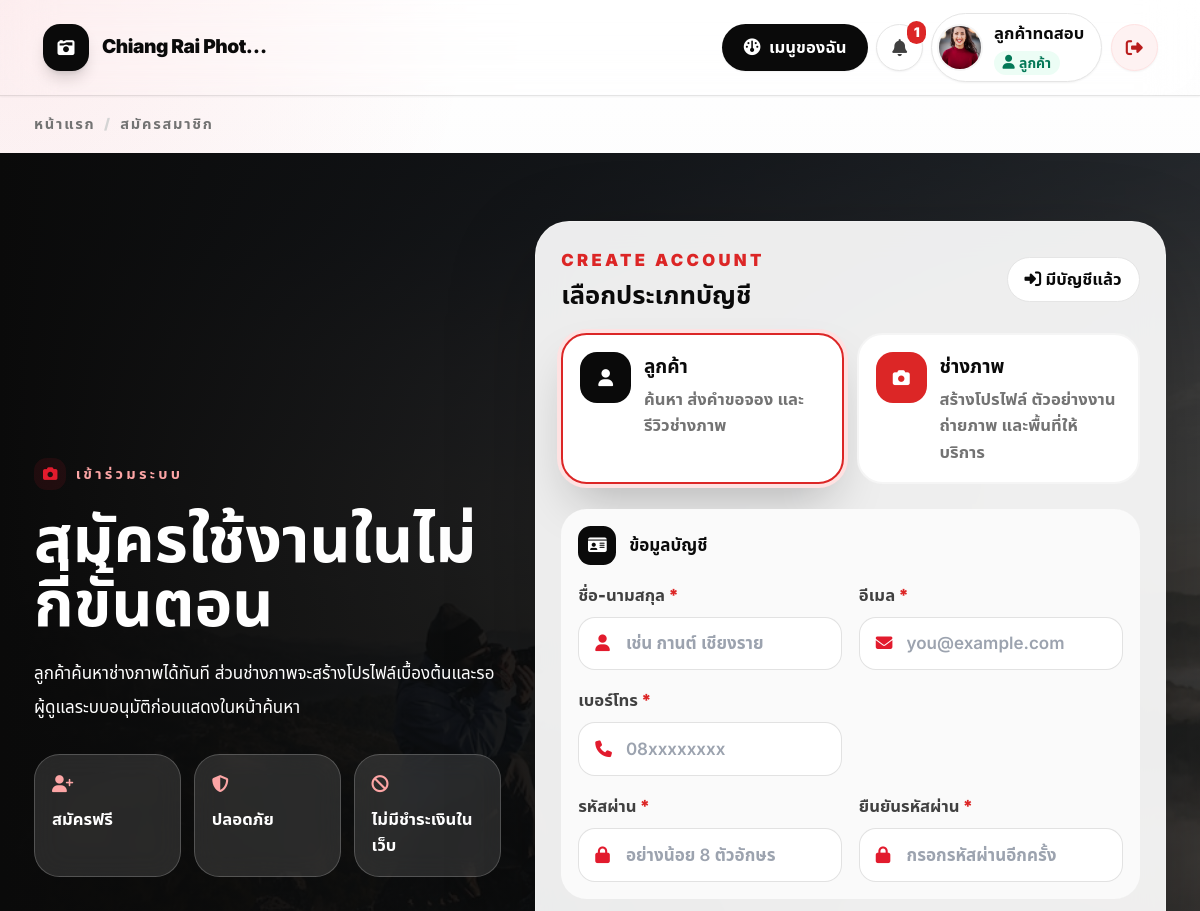
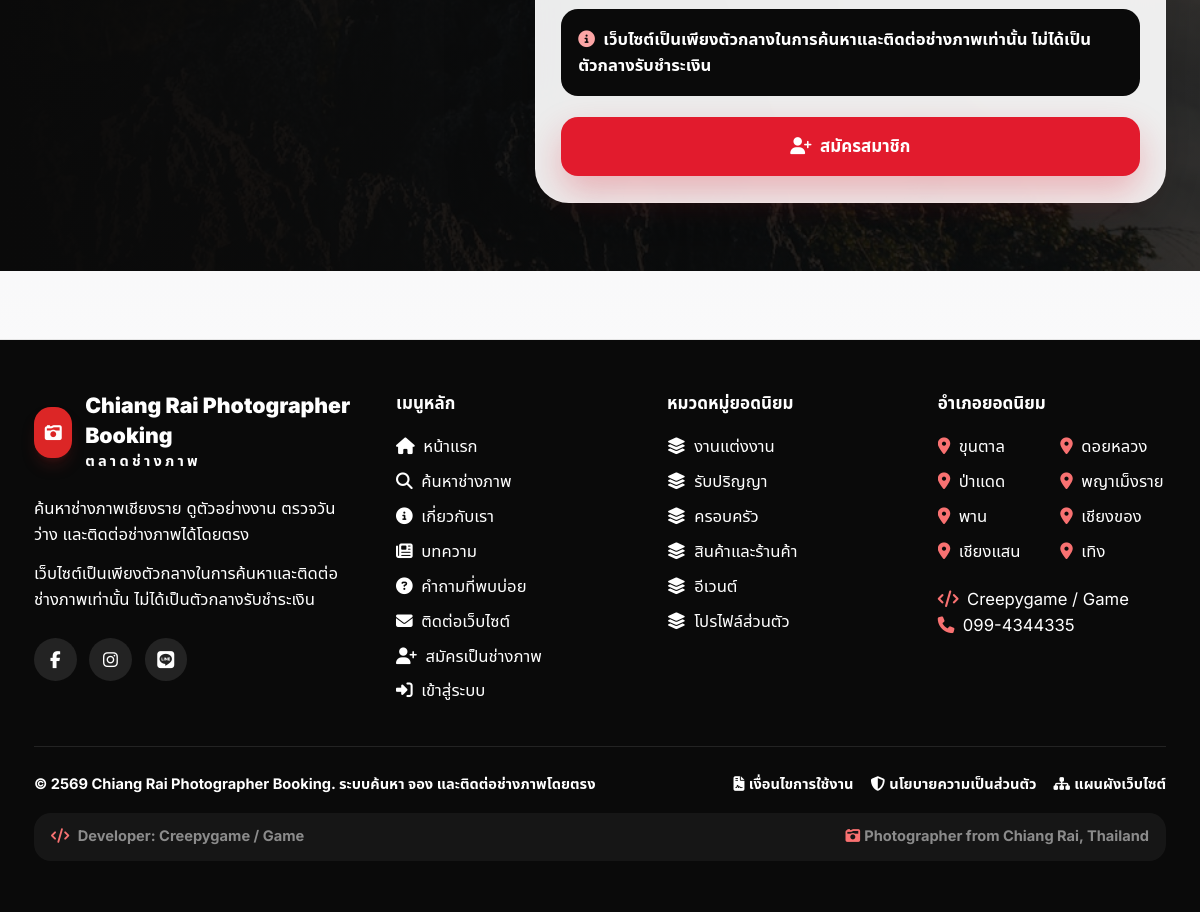
Page /register.php (signed in) on the committed database (2 pictures, top to bottom).
### tables this page shows
CREATE TABLE users (
  id INT UNSIGNED AUTO_INCREMENT PRIMARY KEY,
  role_id INT UNSIGNED NOT NULL,
  name VARCHAR(150) NOT NULL,
  email VARCHAR(190) NOT NULL,
  phone VARCHAR(50) NULL,
  password VARCHAR(255) NOT NULL,
  avatar VARCHAR(255) NULL,
  status ENUM('active','pending','suspended') NOT NULL DEFAULT 'active',
  email_verified_at DATETIME NULL,
  last_login_at DATETIME NULL,
  remember_token VARCHAR(100) NULL,
  created_at TIMESTAMP NULL DEFAULT CURRENT_TIMESTAMP,
  updated_at TIMESTAMP NULL DEFAULT CURRENT_TIMESTAMP ON UPDATE CURRENT_TIMESTAMP,
  deleted_at DATETIME NULL,
  UNIQUE KEY uk_users_email (email),
  KEY idx_users_role (role_id),
  KEY idx_users_status (status),
  CONSTRAINT fk_users_role FOREIGN KEY (role_id) REFERENCES roles(id)
);

CREATE TABLE roles (
  id INT UNSIGNED AUTO_INCREMENT PRIMARY KEY,
  name VARCHAR(50) NOT NULL UNIQUE,
  display_name VARCHAR(100) NOT NULL,
  created_at TIMESTAMP NULL DEFAULT CURRENT_TIMESTAMP,
  updated_at TIMESTAMP NULL DEFAULT CURRENT_TIMESTAMP ON UPDATE CURRENT_TIMESTAMP
);

CREATE TABLE settings (
  id INT UNSIGNED AUTO_INCREMENT PRIMARY KEY,
  setting_key VARCHAR(120) NOT NULL,
  setting_value TEXT NULL,
  created_at TIMESTAMP NULL DEFAULT CURRENT_TIMESTAMP,
  updated_at TIMESTAMP NULL DEFAULT CURRENT_TIMESTAMP ON UPDATE CURRENT_TIMESTAMP,
  UNIQUE KEY uk_settings_key (setting_key)
);

CREATE TABLE service_categories (
  id INT UNSIGNED AUTO_INCREMENT PRIMARY KEY,
  name VARCHAR(120) NOT NULL,
  slug VARCHAR(160) NOT NULL,
  icon VARCHAR(80) NULL,
  description TEXT NULL,
  is_active TINYINT(1) NOT NULL DEFAULT 1,
  sort_order INT NOT NULL DEFAULT 0,
  created_at TIMESTAMP NULL DEFAULT CURRENT_TIMESTAMP,
  updated_at TIMESTAMP NULL DEFAULT CURRENT_TIMESTAMP ON UPDATE CURRENT_TIMESTAMP,
  deleted_at TIMESTAMP NULL DEFAULT NULL,
  UNIQUE KEY uk_service_categories_slug (slug),
  KEY idx_service_categories_active (is_active, sort_order),
  KEY idx_service_categories_deleted (deleted_at)
);

CREATE TABLE districts (
  id INT UNSIGNED AUTO_INCREMENT PRIMARY KEY,
  province_name VARCHAR(100) NOT NULL DEFAULT 'เชียงราย',
  district_name VARCHAR(100) NOT NULL,
  latitude DECIMAL(10,7) NOT NULL,
  longitude DECIMAL(10,7) NOT NULL,
  is_active TINYINT(1) NOT NULL DEFAULT 1,
  created_at TIMESTAMP NULL DEFAULT CURRENT_TIMESTAMP,
  updated_at TIMESTAMP NULL DEFAULT CURRENT_TIMESTAMP ON UPDATE CURRENT_TIMESTAMP,
  UNIQUE KEY uk_district_name (province_name, district_name),
  KEY idx_district_active (is_active)
);

### register.php (the view, shortened to what the rows shown need)
<?php
require_once __DIR__ . '/includes/functions.php';
$allowPhotographer = setting('allow_photographer_registration', '1') === '1';
$selectedAccountType = 'customer';
include __DIR__ . '/includes/header.php';
?>
<section class="relative overflow-hidden bg-neutral-950 text-white">
    <div class="relative stock-shell grid gap-8 px-4 py-12 sm:px-6 lg:grid-cols-[.85fr_1.15fr] lg:px-8 lg:py-16">
        <div class="flex flex-col justify-center">
            <h1 class="mt-4 text-4xl font-black leading-tight sm:text-6xl">สมัครใช้งานในไม่กี่ขั้นตอน</h1>
        </div>
        <form method="post" id="registerForm" class="glass-panel rounded-[2rem] p-4 text-neutral-950 sm:p-6" data-initial-role="<?= h($selectedAccountType) ?>">
            <div class="flex flex-wrap items-center justify-between gap-4">
                <div>
                    <h2 class="mt-1 text-2xl font-black">เลือกประเภทบัญชี</h2>
                </div>
            </div>
        </form>
    </div>
</section>
<?php include __DIR__ . '/includes/footer.php'; ?>

### includes/navbar.php (shortened to what the rows shown need)
<?php
$me = current_user();
$unreadCount = 0;
$roleIcon = 'fa-user';
$roleLabel = '';
$roleClass = 'bg-neutral-100 text-neutral-700';
$userInitial = '';
$userAvatarUrl = '';
$workspacePath = '/login.php';
$workspaceLabel = 'เมนูของฉัน';
$workspaceIcon = 'fa-gauge';
$roleHomePath = '/login.php';
$notificationsHref = '/notifications.php';
$siteName = setting('site_name', 'Chiang RaiPhoto');
$siteLogo = setting('logo', '');
if ($me) {
    $unreadCount = unread_notifications_count((int)$me['id']);
    $workspacePath = user_workspace_path($me);
    $roleHomePath = dashboard_path((string)$me['role_name']);
    if ($me['role_name'] === 'customer') {
        $notificationsHref = '/customer/notifications.php';
    }
    $roleLabel = (string)$me['role_display'];
    $userInitial = mb_substr((string)$me['name'], 0, 1, 'UTF-8');
    $userAvatarUrl = user_avatar_url($me);
    if ($me['role_name'] === 'customer') {
        $roleIcon = 'fa-user';
        $roleClass = 'bg-emerald-50 text-emerald-700';
    }
}
?>
<nav class="sticky top-0 z-40 border-b border-black/10 bg-white/92 shadow-sm backdrop-blur-xl">
    <div class="mx-auto flex w-full max-w-[1880px] items-center gap-6 px-5 py-3 sm:px-7 lg:px-10">
        <div class="ml-auto hidden shrink-0 items-center gap-2 md:flex 2xl:gap-3">
            <?php if ($me): ?>
                <a class="inline-flex h-11 items-center rounded-full bg-neutral-950 px-5 text-sm font-black text-white shadow-sm transition hover:-translate-y-0.5 hover:bg-red-600 hover:shadow-lg" href="<?= h($workspacePath) ?>" title="<?= h($workspaceLabel) ?>">
                    <i class="fa-solid <?= h($workspaceIcon) ?> mr-2"></i><?= h($workspaceLabel) ?>
                </a>
                <a class="relative grid h-11 w-11 place-items-center rounded-full border border-neutral-200 bg-white text-neutral-700 shadow-sm transition hover:bg-neutral-950 hover:text-white" href="<?= h($notificationsHref) ?>" title="แจ้งเตือน">
                    <i class="fa-solid fa-bell"></i>
                    <?php if ($unreadCount > 0): ?>
                        <span class="absolute -right-1 -top-1 rounded-full bg-red-600 px-1.5 py-0.5 text-[10px] font-black text-white">
                            <?= $unreadCount ?>
                        </span>
                    <?php endif; ?>
                </a>
                <a class="flex min-w-0 items-center gap-3 rounded-full border border-neutral-200 bg-white py-1.5 pl-1.5 pr-4 shadow-sm transition hover:-translate-y-0.5 hover:border-neutral-300 hover:shadow-lg" href="<?= h($roleHomePath) ?>" title="กลับไปแดชบอร์ดหลัก">
                    <?php if ($userAvatarUrl !== ''): ?>
                        <img class="h-10 w-10 shrink-0 rounded-full object-cover ring-2 ring-neutral-100" src="<?= h($userAvatarUrl) ?>" alt="<?= h($me['name']) ?>">
                    <?php else: ?>
                        <span class="grid h-10 w-10 shrink-0 place-items-center rounded-full bg-neutral-950 text-sm font-black text-white">
                            <?= h($userInitial) ?>
                        </span>
                    <?php endif; ?>
                    <span class="min-w-0 leading-tight">
                        <span class="block max-w-[170px] truncate text-sm font-black text-neutral-950"><?= h($me['name']) ?></span>
                        <span class="mt-1 inline-flex items-center rounded-full px-2 py-0.5 text-[11px] font-black <?= h($roleClass) ?>">
                            <i class="fa-solid <?= h($roleIcon) ?> mr-1"></i><?= h($roleLabel) ?>
                        </span>
                    </span>
                </a>
                <a class="grid h-11 w-11 place-items-center rounded-full border border-red-100 bg-red-50 text-red-700 shadow-sm transition hover:bg-red-600 hover:text-white" href="/logout.php" title="ออกจากระบบ">
                    <i class="fa-solid fa-right-from-bracket"></i>
                </a>
            <?php endif; ?>
        </div>
    </div>
</nav>

### includes/footer.php (shortened to what the rows shown need)
</main>
<?php
$footerData = footer_public_data();
$footerCategories = $footerData['categories'];
$footerDistricts = $footerData['districts'];
$footerSiteName = setting('site_name', APP_NAME);
$footerText = setting('footer_text', '');
$footerPaymentDisclaimer = trim(setting('payment_disclaimer', PAYMENT_DISCLAIMER));
?>
<footer class="mt-16 border-t border-neutral-200 bg-neutral-950 text-white">
    <div class="stock-shell px-4 py-12 sm:px-6 lg:px-8">
        <div class="grid gap-10 lg:grid-cols-[1.4fr_1fr_1fr_1fr]">
            <div>
                <div class="flex items-center gap-3">
                    <div>
                        <div class="text-xl font-black text-white"><?= h($footerSiteName) ?></div>
                        <p class="text-xs font-black uppercase tracking-[0.22em] text-white/38">ตลาดช่างภาพ</p>
                    </div>
                </div>
            </div>
                    <?= clean_context_button('/register.php', ['role' => 'photographer'], '<i class="fa-solid fa-user-plus mr-2"></i>สมัครเป็นช่างภาพ', 'text-left hover:text-red-400') ?>
            <div>
                <div class="mt-4 grid gap-2 text-sm text-white/62">
                    <?php foreach ($footerCategories as $category): ?>
                        <?= clean_context_button('/photographers.php', ['category_id' => (int)$category['id']], '<i class="fa-solid fa-layer-group mr-2"></i>' . h($category['name']), 'text-left hover:text-red-400') ?>
                    <?php endforeach; ?>
                </div>
            </div>
            <div>
                <div class="mt-4 grid grid-cols-2 gap-x-4 gap-y-2 text-sm text-white/62">
                    <?php foreach ($footerDistricts as $district): ?>
                        <?= clean_context_button('/photographers.php', ['district_id' => (int)$district['id']], '<i class="fa-solid fa-location-dot mr-2 text-red-400"></i>' . h($district['district_name']), 'text-left hover:text-red-400 w-full truncate', 'block') ?>
                    <?php endforeach; ?>
                </div>
            </div>
        </div>
        <div class="mt-10 flex flex-wrap justify-between gap-4 border-t border-white/10 pt-6 text-xs font-bold text-white/42">
            <span>© <?= current_be_year() ?> <?= h(setting('site_name', APP_NAME)) ?>. ระบบค้นหา จอง และติดต่อช่างภาพโดยตรง</span>
            <span class="flex flex-wrap gap-4">
                <a href="/terms.php" class="hover:text-red-400"><i class="fa-solid fa-file-contract mr-1"></i>เงื่อนไขการใช้งาน</a>
                <a href="/privacy.php" class="hover:text-red-400"><i class="fa-solid fa-shield-halved mr-1"></i>นโยบายความเป็นส่วนตัว</a>
                <a href="/sitemap.php" class="hover:text-red-400"><i class="fa-solid fa-sitemap mr-1"></i>แผนผังเว็บไซต์</a>
            </span>
        </div>
    </div>
</footer>
</body>
</html>

### includes/functions.php (shortened to what the rows shown need)
<?php
require_once __DIR__ . '/../config/database.php';
function h($value): string
{
    return htmlspecialchars((string)$value, ENT_QUOTES, 'UTF-8');
}
function request_cache_remember(string $key, callable $resolver)
{
    static $cache = [];
    if (array_key_exists($key, $cache)) {
        return $cache[$key];
    }
    $cache[$key] = $resolver();
    return $cache[$key];
}
function app_cache_file(string $key): string
{
    return rtrim(CACHE_PATH, '/\\') . '/' . sha1($key) . '.cache';
}
function cache_remember(string $key, int $ttlSeconds, callable $resolver)
{
    $file = app_cache_file($key);
    $value = $resolver();
    $dir = dirname($file);
    if (is_dir($dir) && is_writable($dir)) {
        $tmp = $file . '.' . getmypid() . '.tmp';
    }
    return $value;
}
function clean_context_path(?string $path = null): string
{
    if ($path === null) {
        $path = (string)($_SERVER['REQUEST_URI'] ?? '/');
    }
    $parsedPath = parse_url($path, PHP_URL_PATH);
    return $parsedPath;
}
function clean_context_inputs(array $params): string
{
    $html = '<input type="hidden" name="__context_nav" value="1">';
    $html .= csrf_field();
    foreach ($params as $key => $value) {
        $html .= '<input type="hidden" name="' . h($key) . '" value="' . h($value) . '">';
    }
    return $html;
}
function clean_context_button(string $path, array $params, string $content, string $buttonClass = '', string $formClass = 'inline', string $formAttrs = ''): string
{
    return '<form method="post" action="' . h(clean_context_path($path)) . '" class="' . h($formClass) . '" ' . $formAttrs . '>'
        . clean_context_inputs($params)
        . '<button type="submit" class="' . h($buttonClass) . '">' . $content . '</button>'
        . '</form>';
}
function auth_session_expired(): bool
{
    return (time() - (int)$_SESSION['last_activity_at']) >= SESSION_TIMEOUT_SECONDS;
}
function current_user(): ?array
{
    $stmt = db()->prepare('SELECT u.*, r.name AS role_name, r.display_name AS role_display FROM users u JOIN roles r ON r.id = u.role_id WHERE u.id = ? AND u.deleted_at IS NULL LIMIT 1');
    $stmt->execute([(int)$_SESSION['user_id']]);
    $user = $stmt->fetch() ?: false;
    return $user ?: null;
}
function dashboard_path(string $role): string
{
    return '/customer/dashboard.php';
}
function user_workspace_path(array $user): string
{
    $role = (string)($user['role_name'] ?? '');
    return dashboard_path($role);
}
function setting(string $key, string $default = ''): string
{
    return (string)request_cache_remember('setting:' . $key . ':' . $default, function () use ($key, $default) {
        $stmt = db()->prepare('SELECT setting_value FROM settings WHERE setting_key = ? LIMIT 1');
        $stmt->execute([$key]);
        $value = $stmt->fetchColumn();
        return $value === false ? $default : (string)$value;
    });
}
function db_fetch_all(string $sql, array $params = []): array
{
    $stmt = db()->prepare($sql);
    $stmt->execute($params);
    return $stmt->fetchAll();
}
function unread_notifications_count(int $userId): int
{
    return (int)request_cache_remember('unread_notifications_count:' . $userId, function () use ($userId) {
        $roleStmt = db()->prepare('SELECT r.name FROM users u JOIN roles r ON r.id = u.role_id WHERE u.id = ? LIMIT 1');
        $roleStmt->execute([$userId]);
        if ($roleStmt->fetchColumn() === 'admin') {
            db()->exec("INSERT INTO notifications (user_id, title, message, type, related_id, is_read, created_at)
                        SELECT u.id, 'ข้อความติดต่อใหม่', CONCAT('จาก: ', c.name, ' เรื่อง: ', c.subject), 'contact', c.id, 0, c.created_at
                        FROM contact_messages c
                        CROSS JOIN users u
                        JOIN roles r ON r.id = u.role_id
                        WHERE c.status = 'unread'
                          AND r.name = 'admin'
                          AND u.status = 'active'
                          AND u.deleted_at IS NULL
                          AND NOT EXISTS (
                            SELECT 1 FROM notifications n WHERE n.type = 'contact' AND n.related_id = c.id AND n.user_id = u.id
                          )");
        }
        $stmt = db()->prepare('SELECT COUNT(*) FROM notifications WHERE user_id = ? AND is_read = 0');
        $stmt->execute([$userId]);
        return (int)$stmt->fetchColumn();
    });
}
function user_avatar_url(array $user): string
{
    $role = (string)($user['role_name'] ?? '');
    $fallback = '/assets/uploads/seed/photo-1494790108377-be9c29b29330.jpg';
    $imagePath = (string)($user['avatar'] ?? '');
    return public_image($imagePath, $fallback);
}
function public_image(?string $path, string $fallback): string
{
    if (!$path) {
        return normalize_local_image_fallback($fallback);
    }
    return '/assets/uploads/' . ltrim($path, '/');
}
function normalize_local_image_fallback(string $fallback): string
{
    if (strpos($fallback, '/assets/uploads/') === 0) {
        return $fallback;
    }
    return $fallback;
}
function current_be_year(): int
{
    return (int)date('Y') + 543;
}
function footer_public_data(): array
{
    return cache_remember('footer_public_data_v3', 300, function () {
        ensure_service_categories_deleted_at_column();
        return [
            'categories' => db_fetch_all('SELECT id, name, slug FROM service_categories WHERE is_active = 1 AND deleted_at IS NULL ORDER BY sort_order, name LIMIT 6'),
            'districts' => db_fetch_all('SELECT id, district_name FROM districts WHERE is_active = 1 ORDER BY district_name LIMIT 8'),
        ];
    });
}
function ensure_service_categories_deleted_at_column(): void
{
    static $checked = false;
    if ($checked) {
        return;
    }
    $checked = true;
}

### rows in the picture
users: name "ลูกค้าทดสอบ", role.display_name "ลูกค้า"
settings: setting_value "Chiang Rai Photographer Booking"
service_categories: content "งานแต่งงาน"
service_categories: content "รับปริญญา"
service_categories: content "ครอบครัว"
service_categories: content "สินค้าและร้านค้า"
service_categories: content "อีเวนต์"
service_categories: content "โปรไฟล์ส่วนตัว"
districts: content "ขุนตาล"
districts: content "ดอยหลวง"
districts: content "ป่าแดด"
districts: content "พญาเม็งราย"
districts: content "พาน"
districts: content "เชียงของ"
districts: content "เชียงแสน"
districts: content "เทิง"

### other values in the picture
$siteName "Chiang Rai Phot…"
$workspaceLabel "เมนูของฉัน"
$unreadCount "1"
$label "สมัครสมาชิก"
PAYMENT_DISCLAIMER "เว็บไซต์เป็นเพียงตัวกลางในการค้นหาและติดต่อช่างภาพเท่านั้น ไม่ได้เป็นตัวกลางรับชำระเงิน"
$footerText "ค้นหาช่างภาพเชียงราย ดูตัวอย่างงาน ตรวจวันว่าง และติดต่อช่างภาพได้โดยตรง"
$footerPaymentDisclaimer "เว็บไซต์เป็นเพียงตัวกลางในการค้นหาและติดต่อช่างภาพเท่านั้น ไม่ได้เป็นตัวกลางรับชำระเงิน"
$content "สมัครเป็นช่างภาพ"
current_be_year() "2569"
